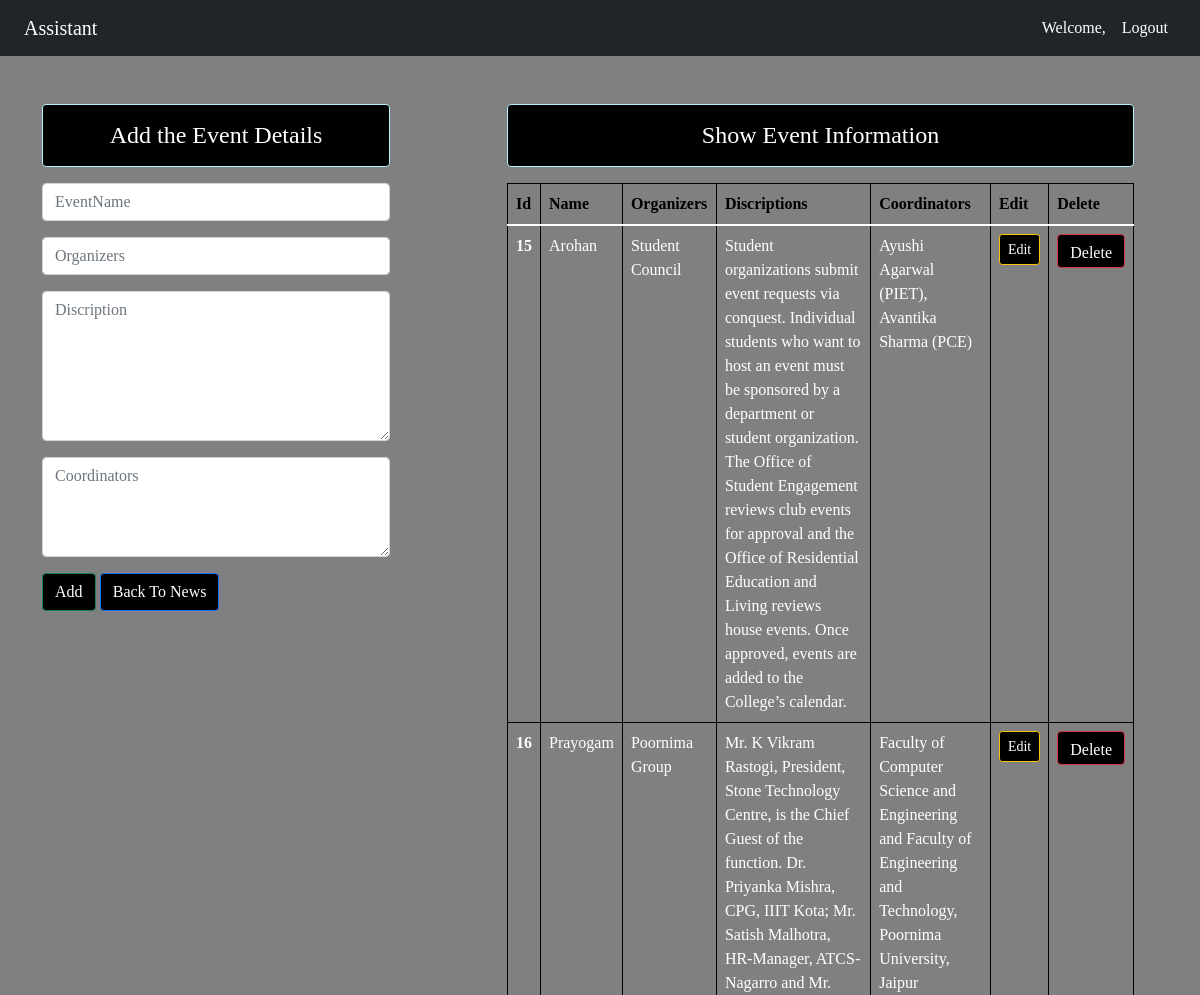
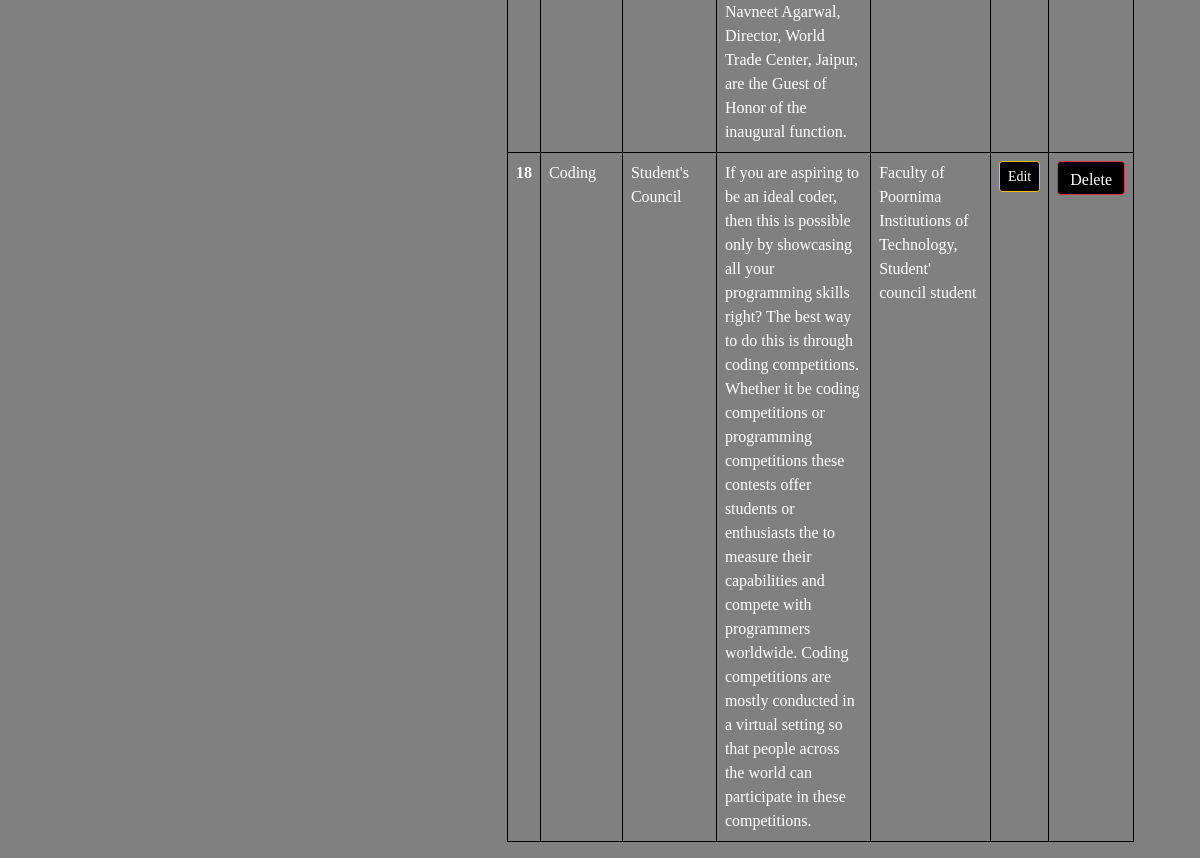
Screenshot of /event/ with the database file from the repository (2 pictures, top to bottom).
### Assistant/models.py (models this page shows)
class Event(models.Model):
    ename = models.CharField(max_length=75)
    eorganizers = models.CharField(max_length=50)
    ediscription = models.TextField()
    ecoordinators = models.TextField()

### Assistant/views.py (the view)
# urls.py: path('event/', views.event_add_show, name='event'),
def event_add_show(request):
    if request.method == 'POST':
        em = EventForm(request.POST)
        if em.is_valid():
            en = em.cleaned_data['ename']
            eo = em.cleaned_data['eorganizers']
            ed = em.cleaned_data['ediscription']
            ec = em.cleaned_data['ecoordinators']
            reg  = Event(ename = en, eorganizers = eo, ediscription = ed, ecoordinators = ec)
            reg.save()
            em = EventForm()
    else:
        em = EventForm()
    event = Event.objects.all()
    return render(request, 'Assistant/event.html', {'form' : em, 'etu' : event})

### Assistant/forms.py
class EventForm(forms.ModelForm):
    class Meta:
        model = Event
        fields = ['ename', 'eorganizers', 'ediscription', 'ecoordinators']
        labels = {
            "ename": "",
            "eorganizers": "",
            "ediscription" : "",
            "ecoordinators" : "",
        }
        widgets = {
            'ename' : forms.TextInput(attrs={'placeholder': 'EventName', 'class': 'form-control', 'style': 'font-family : times new roman;'}),
            'eorganizers' : forms.TextInput(attrs={'placeholder': 'Organizers', 'class': 'form-control', 'style': 'font-family : times new roman;'}),
            'ediscription' : forms.Textarea(attrs={'placeholder': 'Discription', 'class': 'form-control', 'style': 'font-family : times new roman; height: 150px;'}),
            'ecoordinators' : forms.Textarea(attrs={'placeholder': 'Coordinators', 'class': 'form-control', 'style': 'font-family : times new roman; height : 100px;'})
        }

### Assistant/templates/Assistant/event.html (shortened to what this page needs)
{% extends 'Assistant/base.html' %}
{% load static %}
{% block content %}
<div class="col-sm-10">
</div>
<div class="row">
    <div class="col-sm-4">
        <h4 class="text-center alert alert-info"  style = "font-family:times new Roman; background-color: black; color: white;">Add the Event Details</h4>
        <form action="" method = 'POST'>
            {{form.as_p}}
            <input type="submit" class="btn btn-success" value="Add" style = "font-family:times new Roman; background-color: black; color: white;">
            <a href="{% url 'news' %}" class="btn btn-primary" style = "font-family:times new Roman; background-color: black; color: white;">Back To News</a>
        </form>
    </div>
    <div class="class col-sm-7 offset-1">
        <h4 class="text-center alert alert-info" style = "font-family:times new Roman; background-color: black; color: white;">Show Event Information</h4>
        {% if etu %}
            <table class="table table-hover" style = "font-family:times new Roman; background-color: grey; color: white; border: 1px solid black;">
                <thead>
                    <tr style = "font-family: times new roman; font-family:times new Roman; background-color: grey; color: white;">
                        <th scope="col"  style = "font-family:times new Roman; background-color: grey; color: black; font-size: 16px;">Id</th>
                        <th scope="col"  style = "font-family:times new Roman; background-color: grey; color: black; font-size: 16px;">Name</th>
                        <th scope="col"  style = "font-family:times new Roman; background-color: grey; color: black; font-size: 16px;">Organizers</th>
                        <th scope="col"  style = "font-family:times new Roman; background-color: grey; color: black; font-size: 16px;">Discriptions</th>
                        <th scope="col"  style = "font-family:times new Roman; background-color: grey; color: black; font-size: 16px;">Coordinators</th>
                        <th scope="col"  style = "font-family:times new Roman; background-color: grey; color: black; font-size: 16px;">Edit</th>
                        <th scope="col"  style = "font-family:times new Roman; background-color: grey; color: black; font-size: 16px;">Delete</th>
                    </tr>
                </thead>
                <tbody>
                    {% for et in etu %}
                        <tr>
                            <th scope="row">{{et.id}}</th>
                            <td>{{et.ename}}</td>
                            <td>{{et.eorganizers}}</td>
                            <td>{{et.ediscription}}</td>
                            <td>{{et.ecoordinators}}</td>
                            <td>
                                <a href="{% url 'eventupdatedata' et.id %}" class="btn btn-warning btn-sm" style = "font-family:times new Roman; background-color: black; color: white;">Edit</a>
                            </td>
                            <td>
                                <form action="{% url 'eventdeletedata' et.id %}" method="post" class="d-inline" >
                                    <input type="submit" class="btn btn-danger" value="Delete" style = "font-family:times new Roman; background-color: black; color: white; height: 34px;">
                                </form>
                            </td>
                        </tr>
                    {% endfor %}
                </tbody>
            </table>
        {% else %}
            <h4 text-center alert alert-warning>No Records</h4>
        {% endif %}
    </div>
</div>
{% endblock content %}

### Assistant/static/Assistant/css/style.css (style rules this page uses)
body { background-color:grey; }
table, th, td { border:1px solid black; }

### rows the page displays
Event: id "15", ename "Arohan", eorganizers "Student Council", ediscription "Student organizations submit event requests via conquest. Individual students who want to host an event must be sponsored by a department or student organization. The Office of Student Engagement reviews club events for approval and the Office of Residential Education and Living reviews house events. Once approved, events are added to the College’s calendar.", ecoordinators "Ayushi Agarwal (PIET), Avantika Sharma (PCE)"
Event: id "16", ename "Prayogam", eorganizers "Poornima Group", ediscription "Mr. K Vikram Rastogi, President, Stone Technology Centre, is the Chief Guest of the function. Dr. Priyanka Mishra, CPG, IIIT Kota; Mr. Satish Malhotra, HR-Manager, ATCS- Nagarro and Mr. Navneet Agarwal, Director, World Trade Center, Jaipur, are the Guest of Honor of the inaugural function.", ecoordinators "Faculty of Computer Science and Engineering and Faculty of Engineering and Technology, Poornima University, Jaipur"
Event: id "18", ename "Coding", eorganizers "Student's Council", ediscription "If you are aspiring to be an ideal coder, then this is possible only by showcasing all your programming skills right? The best way to do this is through coding competitions. Whether it be coding competitions or programming competitions these contests offer students or enthusiasts the to measure their capabilities and compete with programmers worldwide. Coding competitions are mostly conducted in a virtual setting so that people across the world can participate in these competitions.", ecoordinators "Faculty of Poornima Institutions of Technology, Student' council student"
